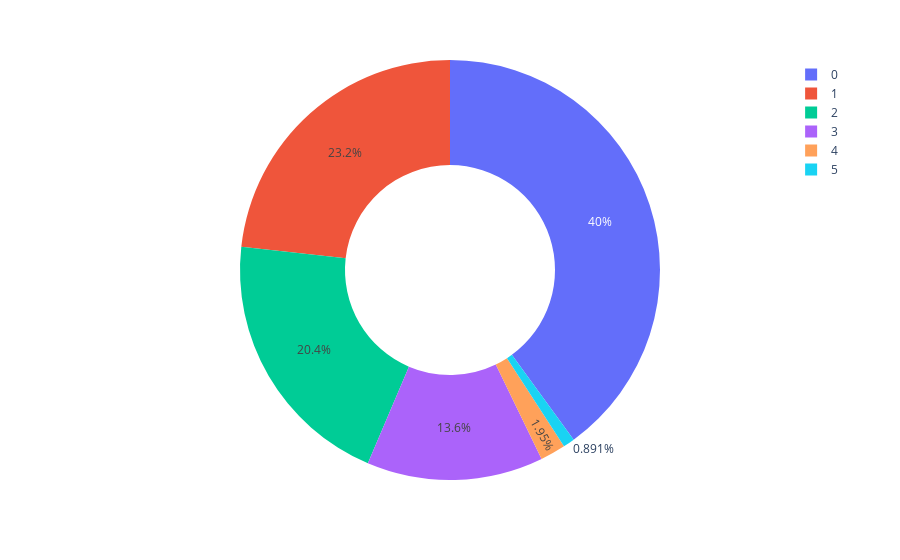

Notebook code cell kept with this figure:
### Code cell
figure = px.pie(df, values="charges", names="children", hole=0.5)
figure.show()

### Figure 1 — Plotly figure (JSON) as saved in the notebook; plotly's stock layout.template omitted (floating-point values rounded to 4 significant figures; data arrays with more than 128 entries replaced by an {"elided": "..."} marker saying what was removed)
{"data": [{"domain": {"x": [0, 1], "y": [0, 1]}, "hole": 0.5, "hovertemplate": "children=%{label}<br>charges=%{value}<extra></extra>", "labels": {"elided": "1338 int values"}, "legendgroup": "", "name": "", "showlegend": true, "type": "pie", "values": {"elided": "1338 float values"}}], "layout": {"legend": {"tracegroupgap": 0}, "margin": {"t": 60}}}
